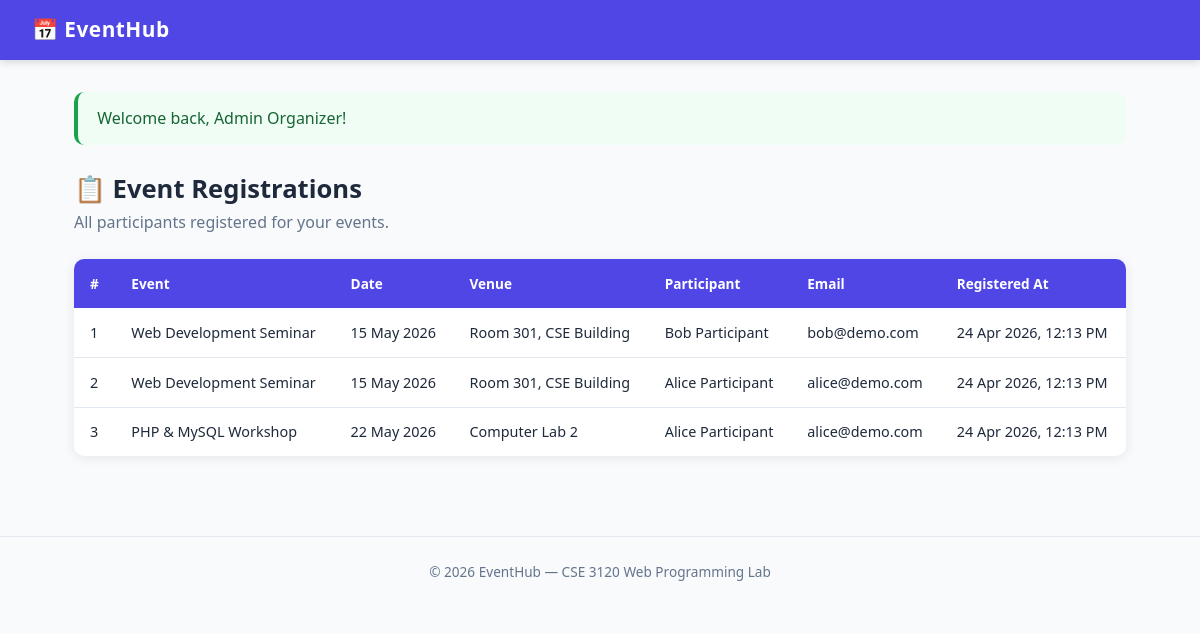
Screenshot of /view.php (signed in) with the database file from the repository.
### tables this page shows
CREATE TABLE IF NOT EXISTS registrations (
    id             INT AUTO_INCREMENT PRIMARY KEY,
    event_id       INT NOT NULL,
    user_id        INT NOT NULL,
    registered_at  TIMESTAMP DEFAULT CURRENT_TIMESTAMP,
    UNIQUE KEY unique_registration (event_id, user_id),
    FOREIGN KEY (event_id) REFERENCES events(id) ON DELETE CASCADE,
    FOREIGN KEY (user_id)  REFERENCES users(id)  ON DELETE CASCADE
);

CREATE TABLE IF NOT EXISTS events (
    id           INT AUTO_INCREMENT PRIMARY KEY,
    title        VARCHAR(200)  NOT NULL,
    description  TEXT,
    event_type   ENUM('seminar','workshop','meeting','conference','other') NOT NULL DEFAULT 'seminar',
    event_date   DATE          NOT NULL,
    event_time   TIME          NOT NULL,
    venue        VARCHAR(200)  NOT NULL,
    capacity     INT           NOT NULL DEFAULT 50,
    organizer_id INT           NOT NULL,
    created_at   TIMESTAMP     DEFAULT CURRENT_TIMESTAMP,
    FOREIGN KEY (organizer_id) REFERENCES users(id) ON DELETE CASCADE
);

CREATE TABLE IF NOT EXISTS users (
    id          INT AUTO_INCREMENT PRIMARY KEY,
    full_name   VARCHAR(100)  NOT NULL,
    email       VARCHAR(150)  NOT NULL UNIQUE,
    password    VARCHAR(255)  NOT NULL,
    role        ENUM('organizer','participant') NOT NULL DEFAULT 'participant',
    created_at  TIMESTAMP DEFAULT CURRENT_TIMESTAMP
);

### view.php (the view, shortened to what this page needs)
<?php
require_once 'config.php';
$flash_msg  = $_SESSION['flash_msg']  ?? '';
$flash_type = $_SESSION['flash_type'] ?? '';
$sql = "
    SELECT e.title, e.event_date, e.venue,
           u.full_name, u.email,
           r.registered_at
    FROM registrations r
    JOIN events e ON e.id = r.event_id
    JOIN users  u ON u.id = r.user_id
    WHERE e.organizer_id = {$_SESSION['user_id']}
    ORDER BY e.event_date ASC, r.registered_at ASC
";
$registrations = $conn->query($sql);
?>
<!DOCTYPE html>
<html lang="en">
<head>
    <link rel="stylesheet" href="style.css">
</head>
<body>
<nav class="navbar">
    <div class="nav-brand">📅 EventHub</div>
    <div class="nav-links">
        <a href="events.php" class="btn btn-sm btn-outline">← Back to Events</a>
    </div>
</nav>
<div class="container">
    <?php if ($flash_msg): ?>
        <div class="alert alert-<?= $flash_type ?>"><?= htmlspecialchars($flash_msg) ?></div>
    <?php endif; ?>
    <div class="page-header">
        <h1>📋 Event Registrations</h1>
        <p>All participants registered for your events.</p>
    </div>
    <div class="table-card">
        <?php if ($registrations->num_rows === 0): ?>
            <div class="empty-state">
                <div style="font-size:3rem">📭</div>
                <p>No registrations yet.</p>
            </div>
        <?php else: ?>
            <table class="data-table">
                <thead>
                    <tr>
                        <th>#</th>
                        <th>Event</th>
                        <th>Date</th>
                        <th>Venue</th>
                        <th>Participant</th>
                        <th>Email</th>
                        <th>Registered At</th>
                    </tr>
                </thead>
                <tbody>
                    <?php $i = 1; while ($row = $registrations->fetch_assoc()): ?>
                    <tr>
                        <td><?= $i++ ?></td>
                        <td><?= htmlspecialchars($row['title']) ?></td>
                        <td><?= date('d M Y', strtotime($row['event_date'])) ?></td>
                        <td><?= htmlspecialchars($row['venue']) ?></td>
                        <td><?= htmlspecialchars($row['full_name']) ?></td>
                        <td><?= htmlspecialchars($row['email']) ?></td>
                        <td><?= date('d M Y, h:i A', strtotime($row['registered_at'])) ?></td>
                    </tr>
                    <?php endwhile; ?>
                </tbody>
            </table>
        <?php endif; ?>
    </div>
</div>
<footer class="footer">
    <p>&copy; <?= date('Y') ?> EventHub &mdash; CSE 3120 Web Programming Lab</p>
</footer>
</body>
</html>

### style.css (style rules this page uses)
*, *::before, *::after { box-sizing: border-box; margin: 0; padding: 0; }
:root { --primary: #4f46e5; --primary-dark: #3730a3; --secondary: #0ea5e9; --success: #16a34a; --warning: #d97706; --danger: #dc2626; --bg: #f8fafc; --surface: #ffffff; --border: #e2e8f0; --text: #1e293b; --text-muted: #64748b; --radius: 10px; --shadow: 0 2px 12px rgba(0,0,0,0.08); }
body { font-family: 'Segoe UI', Tahoma, Geneva, Verdana, sans-serif; background: var(--bg); color: var(--text); line-height: 1.6; min-height: 100vh; }
a { text-decoration: none; color: inherit; }
.navbar { background: var(--primary); color: #fff; padding: 0 2rem; height: 60px; display: flex; align-items: center; justify-content: space-between; position: sticky; top: 0; z-index: 100; box-shadow: 0 2px 8px rgba(0,0,0,0.15); }
.nav-brand { font-size: 1.3rem; font-weight: 700; letter-spacing: 0.5px; }
.nav-links { display: flex; align-items: center; gap: 1rem; }
.container { max-width: 1100px; margin: 0 auto; padding: 2rem 1.5rem; }
.btn { display: inline-block; padding: 0.6rem 1.4rem; border-radius: 6px; font-size: 0.95rem; font-weight: 600; cursor: pointer; border: 2px solid transparent; transition: all 0.2s ease; text-align: center; }
.btn-outline { background: transparent; color: var(--primary); border-color: var(--primary); }
.btn-sm { padding: 0.35rem 0.9rem; font-size: 0.82rem; }
.alert { padding: 0.85rem 1.2rem; border-radius: var(--radius); margin-bottom: 1.5rem; font-weight: 500; border-left: 4px solid; }
.alert-success { background: #f0fdf4; color: #166534; border-color: var(--success); }
.page-header { margin-bottom: 1.5rem; }
.page-header h1 { font-size: 1.6rem; font-weight: 800; }
.page-header p { color: var(--text-muted); }
.table-card { background: var(--surface); border-radius: var(--radius); box-shadow: var(--shadow); overflow: hidden; }
.data-table { width: 100%; border-collapse: collapse; font-size: 0.9rem; }
.data-table th { background: var(--primary); color: #fff; padding: 0.85rem 1rem; text-align: left; font-weight: 600; font-size: 0.85rem; }
.data-table td { padding: 0.8rem 1rem; border-bottom: 1px solid var(--border); vertical-align: middle; }
.data-table tr:last-child td { border-bottom: none; }
.footer { text-align: center; padding: 1.5rem; color: var(--text-muted); font-size: 0.85rem; border-top: 1px solid var(--border); margin-top: 3rem; }

### rows the page displays
registrations: event.title "Web Development Seminar", event.event_date "15 May 2026", event.venue "Room 301, CSE Building", user.full_name "Bob Participant", user.email "bob@demo.com", registered_at "24 Apr 2026, 12:13 PM"
registrations: event.title "Web Development Seminar", event.event_date "15 May 2026", event.venue "Room 301, CSE Building", user.full_name "Alice Participant", user.email "alice@demo.com", registered_at "24 Apr 2026, 12:13 PM"
registrations: event.title "PHP & MySQL Workshop", event.event_date "22 May 2026", event.venue "Computer Lab 2", user.full_name "Alice Participant", user.email "alice@demo.com", registered_at "24 Apr 2026, 12:13 PM"

### other values shown
$flash_msg "Welcome back, Admin Organizer!"
